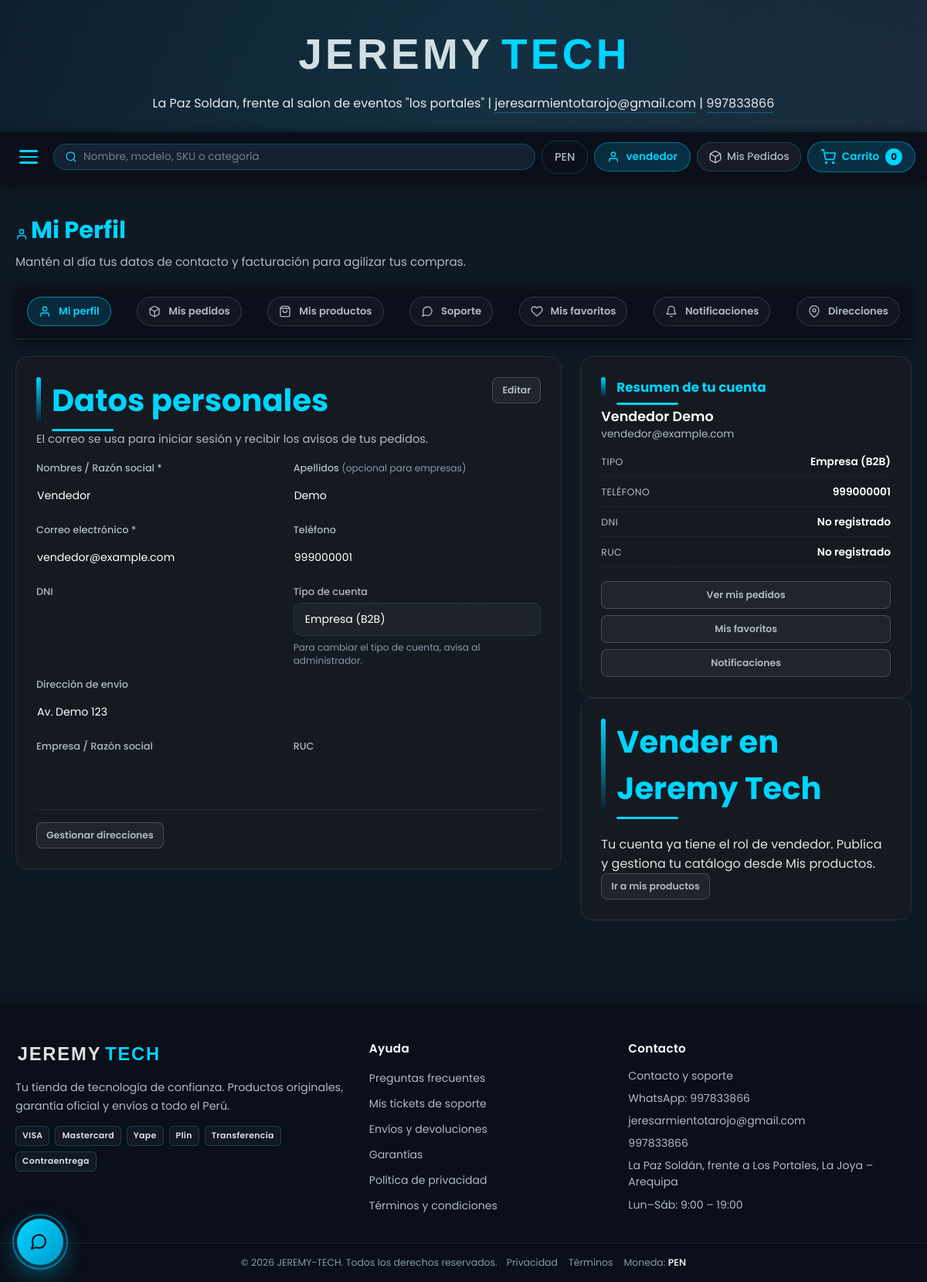
/public/index.php?ruta=perfil (signed in), run on the app's committed database.
### tables this page shows
CREATE TABLE `users` (
  `id` bigint(20) unsigned NOT NULL AUTO_INCREMENT,
  `name` varchar(255) NOT NULL,
  `apellidos` varchar(180) NOT NULL DEFAULT '',
  `email` varchar(190) NOT NULL,
  `usuario` varchar(60) DEFAULT NULL,
  `password` varchar(255) NOT NULL,
  `rol` varchar(30) NOT NULL DEFAULT 'cliente',
  `comision_porcentaje` decimal(5,2) DEFAULT NULL,
  `verificado` tinyint(1) NOT NULL DEFAULT 0,
  `activo` tinyint(1) NOT NULL DEFAULT 1,
  `telefono` varchar(20) NOT NULL DEFAULT '',
  `direccion` varchar(255) NOT NULL DEFAULT '',
  `tipo` enum('B2C','B2B','C2C') NOT NULL DEFAULT 'B2C',
  `empresa` varchar(120) NOT NULL DEFAULT '',
  `ruc` varchar(11) NOT NULL DEFAULT '',
  `plataforma_reventa` varchar(120) NOT NULL DEFAULT '',
  `dni` varchar(8) NOT NULL DEFAULT '',
  `pregunta_secreta` varchar(180) NOT NULL DEFAULT '',
  `respuesta_secreta_hash` varchar(255) NOT NULL DEFAULT '',
  `ultimo_ingreso` timestamp NULL DEFAULT NULL,
  `created_at` timestamp NULL DEFAULT current_timestamp(),
  `updated_at` timestamp NULL DEFAULT NULL ON UPDATE current_timestamp(),
  `deleted_at` timestamp NULL DEFAULT NULL,
  PRIMARY KEY (`id`),
  UNIQUE KEY `users_email_unique` (`email`),
  UNIQUE KEY `users_usuario_unique` (`usuario`),
  KEY `users_rol_index` (`rol`)
);

### src/Controller/CuentaController.php (called while the page is built, shortened)
<?php
class CuentaController
{
    public function perfil(): void
    {
        $perfil = Cuenta::usuarioActual();
        $formulario = $perfil;
        $flash = self::tomarFlashPerfil();
        require BASE_PATH . '/views/layout/header.php';
        require BASE_PATH . '/views/perfil.php';
        require BASE_PATH . '/views/layout/footer.php';
    }
    private static function tomarFlashPerfil(): array
    {
        $flash = $_SESSION['flash_perfil'] ?? null;
        return ['tipo' => '', 'mensaje' => ''];
    }
}

### src/Model/Cuenta.php (called while the page is built, shortened)
<?php
class Cuenta
{
    public static function idSesion(): ?int
    {
        $id = $_SESSION[self::SESION_CLAVE] ?? null;
        return $id !== null ? (int) $id : null;
    }
    public static function puedePublicar(?array $usuario = null): bool
    {
        $usuario ??= self::usuarioActual();
        return (string) ($usuario['rol'] ?? '') === 'vendedor';
    }
    public static function esVendedor(): bool
    {
        return self::puedePublicar();
    }
    public static function usuarioActual(): ?array
    {
        $id = self::idSesion();
        $stmt = conexion()->prepare(
            'SELECT id, name AS nombre, apellidos, email, usuario, telefono, direccion, dni, ruc, empresa,
                    plataforma_reventa, tipo, rol, verificado
             FROM users WHERE id = ? AND activo = 1 AND deleted_at IS NULL LIMIT 1'
        );
        $stmt->execute([$id]);
        $fila = $stmt->fetch();
        return $fila ?: null;
    }
}

### config/conexion.php (called while the page is built, shortened)
<?php
function conexion(): PDO
{
    static $pdo = null;
    if ($pdo instanceof PDO) {
        return $pdo;
    }
    try {
        $pdo = new PDO(
            'mysql:host=' . DB_HOST . ';dbname=' . DB_NAME . ';charset=utf8mb4',
            DB_USER,
            DB_PASS,
            [
                PDO::ATTR_ERRMODE            => PDO::ERRMODE_EXCEPTION,
                PDO::ATTR_DEFAULT_FETCH_MODE => PDO::FETCH_ASSOC,
                PDO::ATTR_EMULATE_PREPARES   => false,
            ]
        );
    } catch (PDOException $error) {
        http_response_code(500);
        die(
            "No se pudo conectar a la base de datos '" . DB_NAME . "'. Verifica que " .
            "MariaDB esté encendido y que la base exista (CREATE DATABASE jeremy_tech;).<br>" .
            "Detalle técnico: " . htmlspecialchars($error->getMessage())
        );
    }
    try {
        $offset = (new DateTimeImmutable('now', new DateTimeZone(APP_TIMEZONE)))->format('P');
        $pdo->exec('SET time_zone = ' . $pdo->quote($offset));
    } catch (Throwable) {
    }
    return $pdo;
}

### views/perfil.php (the view, shortened to what this page needs)
<?php
$e = static fn ($v): string => htmlspecialchars((string) $v, ENT_QUOTES, 'UTF-8');
$formulario = $formulario ?? $perfil;
$tipoActual = strtoupper((string) ($perfil['tipo'] ?? 'B2C'));
$etiquetaTipo = static fn (string $valor): string => match ($valor) {
    'B2B' => 'Empresa (B2B)',
    'C2C' => 'Revendedor (C2C)',
    default => 'Persona (B2C)',
};
$nombreCompleto = trim((string) ($perfil['nombre'] ?? '') . ' ' . (string) ($perfil['apellidos'] ?? ''));
?>
<main class="cart-page cuenta-page">
 <div class="cart-page-header">
  <h1><svg class="inline-icon" width="16" height="16" fill="none" stroke="currentColor" stroke-width="2" stroke-linecap="round" stroke-linejoin="round" aria-hidden="true"><use href="img/icons.svg#icon-user"/></svg>Mi Perfil</h1>
  <p>Mantén al día tus datos de contacto y facturación para agilizar tus compras.</p>
 </div>
 <?php require BASE_PATH . '/views/partials/cuenta_nav.php'; ?>
 <div class="perfil-grid">
  <section class="cart-page-section perfil-card">
   <div class="cart-page-section-head perfil-head">
    <div>
     <h2>Datos personales</h2>
     <p>El correo se usa para iniciar sesión y recibir los avisos de tus pedidos.</p>
    </div>
    <button type="button" class="btn-mini perfil-editar-btn" id="perfilEditar"
            aria-controls="perfilForm" aria-expanded="false">Editar</button>
   </div>
   <form method="post" action="?ruta=perfil/guardar" id="perfilForm" class="perfil-form"
         data-tipo="<?= $tipoActual ?>" data-abrir-edicion="<?= ($flash['tipo'] ?? '') === 'error' ? '1' : '0' ?>">
    <div class="form-row">
     <div class="form-group">
      <label for="perfilNombre">Nombres / Razón social *</label>
      <input type="text" id="perfilNombre" name="nombre" maxlength="255" required
             autocomplete="name" value="<?= $e($formulario['nombre'] ?? '') ?>">
     </div>
     <div class="form-group">
      <label for="perfilApellidos">Apellidos <span class="perfil-opcional">(opcional para empresas)</span></label>
      <input type="text" id="perfilApellidos" name="apellidos" maxlength="180"
             autocomplete="family-name" value="<?= $e($formulario['apellidos'] ?? '') ?>">
     </div>
    </div>
    <div class="form-row">
     <div class="form-group">
      <label for="perfilEmail">Correo electrónico *</label>
      <input type="email" id="perfilEmail" name="email" maxlength="190" required
             autocomplete="email" value="<?= $e($formulario['email'] ?? '') ?>">
     </div>
     <div class="form-group">
      <label for="perfilTelefono">Teléfono</label>
      <input type="tel" id="perfilTelefono" name="telefono" maxlength="20"
             autocomplete="tel" value="<?= $e($formulario['telefono'] ?? '') ?>">
     </div>
    </div>
    <div class="form-row">
     <div class="form-group">
      <label for="perfilDni">DNI</label>
      <input type="text" id="perfilDni" name="dni" maxlength="8" pattern="[0-9]{8}"
             inputmode="numeric" autocomplete="off" value="<?= $e($formulario['dni'] ?? '') ?>">
     </div>
     <div class="form-group">
      <span class="perfil-etiqueta">Tipo de cuenta</span>
      <p class="perfil-tipo-fijo"><?= $e($etiquetaTipo($tipoActual)) ?></p>
      <p class="perfil-ayuda">
       Para cambiar el tipo de cuenta, avisa al administrador.
      </p>
     </div>
    </div>
    <div class="form-group">
     <label for="perfilDireccion">Dirección de envío</label>
     <input type="text" id="perfilDireccion" name="direccion" maxlength="255"
            autocomplete="street-address" value="<?= $e($formulario['direccion'] ?? '') ?>">
    </div>
    <div class="form-row" data-b2b>
     <div class="form-group">
      <label for="perfilEmpresa">Empresa / Razón social</label>
      <input type="text" id="perfilEmpresa" name="empresa" maxlength="120"
             autocomplete="organization" value="<?= $e($formulario['empresa'] ?? '') ?>">
     </div>
     <div class="form-group">
      <label for="perfilRuc">RUC</label>
      <input type="text" id="perfilRuc" name="ruc" maxlength="11" pattern="[0-9]{11}"
             inputmode="numeric" autocomplete="off" value="<?= $e($formulario['ruc'] ?? '') ?>">
     </div>
    </div>
     <div class="perfil-acciones">
      <a class="btn-mini" href="?ruta=direcciones">Gestionar direcciones</a>
     </div>
   </form>
  </section>
  <aside class="perfil-aside">
   <section class="cart-page-section perfil-resumen">
    <h2>Resumen de tu cuenta</h2>
    <p class="perfil-resumen-nombre"><?= $e($nombreCompleto !== '' ? $nombreCompleto : 'Cliente') ?></p>
    <p class="perfil-resumen-email"><?= $e($perfil['email'] ?? '') ?></p>
    <dl class="perfil-datos">
     <div>
      <dt>Tipo</dt>
      <dd><?= $e($etiquetaTipo($tipoActual)) ?></dd>
     </div>
     <div>
      <dt>Teléfono</dt>
      <dd><?= $e(($perfil['telefono'] ?? '') !== '' ? $perfil['telefono'] : 'No registrado') ?></dd>
     </div>
     <div>
      <dt>DNI</dt>
      <dd><?= $e(($perfil['dni'] ?? '') !== '' ? $perfil['dni'] : 'No registrado') ?></dd>
     </div>
     <div>
      <dt>RUC</dt>
      <dd><?= $e(($perfil['ruc'] ?? '') !== '' ? $perfil['ruc'] : 'No registrado') ?></dd>
     </div>
    </dl>
    <div class="perfil-resumen-acciones">
     <a class="btn-mini" href="?ruta=mis-pedidos">Ver mis pedidos</a>
     <a class="btn-mini" href="?ruta=favoritos">Mis favoritos</a>
     <a class="btn-mini" href="?ruta=notificaciones">Notificaciones</a>
    </div>
   </section>
   <?php
     $puedeVender = (string) ($perfil['rol'] ?? '') === 'vendedor';
     $solicitudPendiente = $puedeVender ? null : \Model\SolicitudVendedor::pendienteDe((int) ($perfil['id'] ?? 0));
   ?>
   <section class="cart-page-section perfil-vendedor" id="solicitud-vendedor">
    <h2>Vender en Jeremy Tech</h2>
    <?php if ($puedeVender): ?>
    <p>Tu cuenta ya tiene el rol de vendedor. Publica y gestiona tu catálogo desde Mis productos.</p>
    <a class="btn-mini" href="?ruta=mis-productos">Ir a mis productos</a>
    <?php elseif ($solicitudPendiente !== null): ?>
    <p>Tu solicitud de rol de vendedor está pendiente de revisión por un administrador. Te avisaremos en esta cuenta cuando la resuelva.</p>
    <?php endif; ?>
   </section>
  </aside>
 </div>
</main>

### views/layout/header.php (shortened to what this page needs)
<!DOCTYPE html>
<html lang="es">
 <head>
<link href="css/styles.css?v=<?= (int) @filemtime(BASE_PATH . '/public/css/styles.css') ?>" rel="stylesheet"/>
   <link href="css/carrito.css?v=<?= (int) @filemtime(BASE_PATH . '/public/css/carrito.css') ?>" rel="stylesheet"/>
   <link href="css/auth.css?v=<?= (int) @filemtime(BASE_PATH . '/public/css/auth.css') ?>" rel="stylesheet"/>
   <link href="css/cuenta.css?v=<?= (int) @filemtime(BASE_PATH . '/public/css/cuenta.css') ?>" rel="stylesheet"/>
   <link href="css/chat.css?v=<?= (int) @filemtime(BASE_PATH . '/public/css/chat.css') ?>" rel="stylesheet"/>
 </head>
 <body>
  <header>
   <div class="logo-text">
    <img class="logo-svg" src="img/logo.svg" alt="JEREMY TECH"/>
   </div>
   <p>
    La Paz Soldan, frente al salon de eventos "los portales" |
    <a href="mailto:jeresarmientotarojo@gmail.com">jeresarmientotarojo@gmail.com</a> |
    <a href="tel:+51997833866">997833866</a>
   </p>
  </header>
  <nav aria-label="Navegación principal">
   <button class="nav-hamburger"
           id="hamburgerBtn"
           type="button"
           onclick="toggleMenu()"
           aria-label="Abrir menú de categorías"
           aria-controls="navMainLinks"
           aria-expanded="false">
    <span aria-hidden="true"></span>
    <span aria-hidden="true"></span>
    <span aria-hidden="true"></span>
   </button>
   <div class="nav-actions">
    <?php
     $busquedaActual = isset($_GET['q']) && is_scalar($_GET['q']) ? (string) $_GET['q'] : '';
    ?>
    <form class="nav-search-box" action="index.php" method="get" role="search" data-suggest-url="?ruta=catalogo/sugerencias">
     <svg class="search-icon" fill="none" stroke="currentColor" stroke-width="2" aria-hidden="true">
      <use href="img/icons.svg#icon-search"/>
     </svg>
     <input type="search" id="busquedaInput" name="q" value="<?= htmlspecialchars($busquedaActual, ENT_QUOTES, 'UTF-8') ?>" placeholder="Nombre, modelo, SKU o categoría" autocomplete="off" enterkeyhint="search" aria-label="Buscar productos"/>
    </form>
    <div class="nav-moneda">
     <button class="nav-moneda-btn"
             id="monedaBtn"
             type="button"
             aria-label="Cambiar moneda"
             aria-haspopup="true"
             aria-expanded="false"
             aria-controls="monedaDropdown">
      PEN
     </button>
    </div>
    <?php $usuarioCuenta = \Model\Cuenta::usuarioActual(); ?>
    <?php if ($usuarioCuenta): ?>
    <?php
      $nombreCuenta = trim((string) ($usuarioCuenta['usuario'] ?? ''));
    ?>
    <div class="nav-account" id="navAccountBox">
     <button class="nav-account-btn"
             type="button"
             title="Mi cuenta"
             aria-label="Mi cuenta"
             aria-haspopup="true"
             aria-expanded="false"
             aria-controls="navAccountDropdown">
      <svg class="nav-icon" width="16" height="16" fill="none" stroke="currentColor" stroke-width="2" stroke-linecap="round" stroke-linejoin="round" aria-hidden="true"><use href="img/icons.svg#icon-user"/></svg>
      <span class="nav-account-label"><?= htmlspecialchars($nombreCuenta, ENT_QUOTES) ?></span>
     </button>
    </div>
    <?php endif; ?>
    <a class="nav-orders-btn" id="ordersNavBtn" href="?ruta=mis-pedidos" title="Ver mis pedidos" aria-label="Ver mis pedidos">
     <svg width="18" height="18" fill="none" stroke="currentColor" stroke-width="2" aria-hidden="true">
      <use href="img/icons.svg#icon-pedidos"/>
     </svg>
     <span class="nav-orders-label">Mis Pedidos</span>
    </a>
    <button class="nav-cart-btn" id="cartNavBtn" type="button" onclick="abrirCarrito()" title="Ver carrito de compras" aria-label="Ver carrito de compras">
     <svg width="20" height="20" fill="none" stroke="currentColor" stroke-width="2" aria-hidden="true">
      <use href="img/icons.svg#icon-cart"/>
     </svg>
     <span class="nav-cart-label">Carrito</span>
     <span class="cart-badge" id="cartBadgeNav">0</span>
    </button>
   </div>
  </nav>

### public/css/carrito.css (style rules this page uses)
.cart-page { max-width: 1200px; margin: 0 auto; padding: clamp(24px, 4vw, 40px) 20px calc(48px + var(--safe-bottom, 0px)); padding: clamp(24px, 4vw, 40px) max(20px, calc(env(safe-area-inset-right, 0px) + 12px)) calc(48px + var(--safe-bottom, 0px)) max(20px, calc(env(safe-area-inset-left, 0px) + 12px)); }
.cart-page-header { margin-bottom: 24px; }
.cart-page-header h1 { font-size: clamp(1.55rem, 4vw, 1.9rem); color: var(--accent, #00d4ff); margin-bottom: 6px; }
.cart-page-header p { color: var(--text-soft, #b0b8c4); font-size: 0.95rem; }
.cart-page-section { background: var(--panel, #151a21); border: 1px solid var(--border, #262c36); border-radius: 16px; padding: 26px; margin-top: 32px; }
.cart-page-section-head h2 { color: var(--accent, #00d4ff); margin-bottom: 10px; }
.cart-page-section-head p { color: var(--text-soft, #b0b8c4); font-size: 0.92rem; margin-bottom: 18px; }
.btn-mini { display: inline-flex; align-items: center; gap: 6px; padding: 5px 12px; font-size: 12px; font-weight: 600; border-radius: 8px; border: 1px solid rgba(255, 255, 255, 0.16); color: rgba(255, 255, 255, 0.78); text-decoration: none; background: transparent; transition: background .18s ease, color .18s ease; }

### public/css/auth.css (style rules this page uses)
.nav-account { position: relative; }
.nav-account-btn { display: inline-flex; align-items: center; gap: 8px; background: linear-gradient(135deg, rgba(0, 212, 255, 0.15) 0%, rgba(0, 153, 204, 0.25) 100%); border: 1px solid rgba(0, 212, 255, 0.4); color: #00D4FF; padding: 8px 16px; border-radius: 25px; font-weight: 600; font-size: 0.85rem; cursor: pointer; transition: all 0.3s ease; font-family: 'Poppins', sans-serif; white-space: nowrap; max-width: 180px; overflow: hidden; text-overflow: ellipsis; }

### data on the page
users: usuario "vendedor", nombre "Vendedor", apellidos "Demo", email "vendedor@example.com", telefono "999000001", tipo "Empresa (B2B)", direccion "Av. Demo 123", name+apellidos "Vendedor Demo", dni "No registrado", ruc "No registrado"

### other printed values
$texto "Mi perfil"
$texto "Mis pedidos"
$texto "Mis productos"
$texto "Soporte"
$texto "Mis favoritos"
$texto "Notificaciones"
$e($telefonoTienda) "997833866"
$e($emailTienda) "jeresarmientotarojo@gmail.com"
$e($direccionTienda) "La Paz Soldán, frente a Los Portales, La Joya – Arequipa"
$e($nombreTienda) "JEREMY-TECH"
